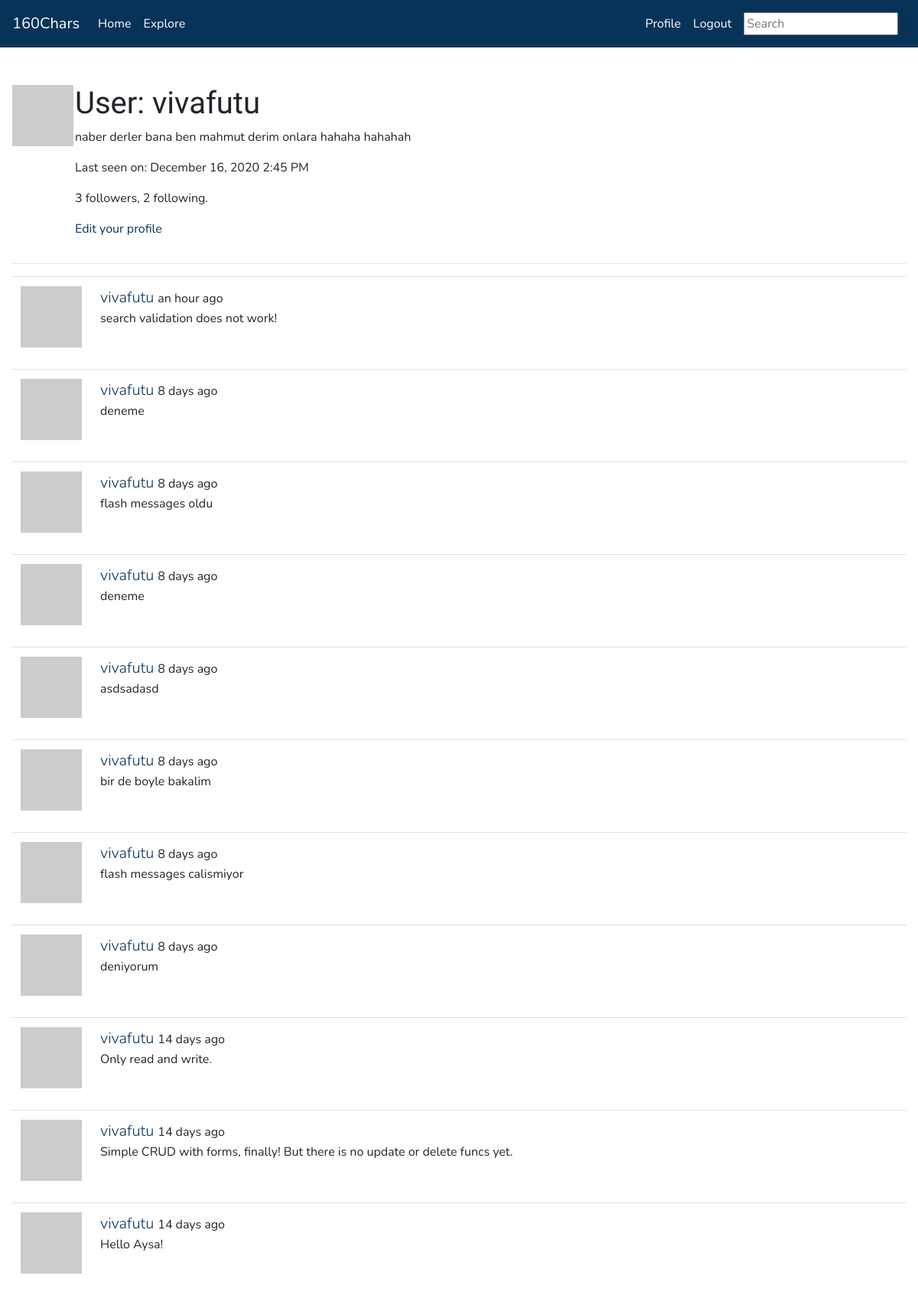
/user/vivafutu (signed in), run on the app's committed database.
### app/models.py (models this page shows, shortened)
class User(UserMixin, db.Model):
    id = db.Column(db.Integer, primary_key=True)
    username = db.Column(db.String(64), index=True, unique=True)
    email = db.Column(db.String(120), index=True, unique=True)
    password_hash = db.Column(db.String(128))
    posts = db.relationship('Post', backref='author', lazy='dynamic')
    about_me = db.Column(db.String(160))
    last_seen = db.Column(db.DateTime, default=datetime.utcnow)
    followed = db.relationship(
        'User', secondary=followers,
        primaryjoin=(followers.c.follower_id == id),
        secondaryjoin=(followers.c.followed_id == id),
        backref=db.backref('followers', lazy='dynamic'), lazy='dynamic')
    def avatar(self, size):
        digest = md5(self.email.lower().encode('utf-8')).hexdigest()
        return 'https://www.gravatar.com/avatar/{}?d=identicon&s={}'.format(
            digest, size)

class SearchableMixin(object):
    @classmethod
    def before_commit(cls, session):
        session._changes = {
            'add': list(session.new),
            'update': list(session.dirty),
            'delete': list(session.deleted)
        }
    @classmethod
    def after_commit(cls, session):
        for obj in session._changes['add']:
            if isinstance(obj, SearchableMixin):
                add_to_index(obj.__tablename__, obj)
        for obj in session._changes['update']:
            if isinstance(obj, SearchableMixin):
                add_to_index(obj.__tablename__, obj)
        for obj in session._changes['delete']:
            if isinstance(obj, SearchableMixin):
                remove_from_index(obj.__tablename__, obj)
        session._changes = None

class Post(SearchableMixin, db.Model):
    id = db.Column(db.Integer, primary_key=True)
    body = db.Column(db.String(160))
    timestamp = db.Column(db.DateTime, index=True, default=datetime.utcnow)
    user_id = db.Column(db.Integer, db.ForeignKey('user.id'))
    __searchable__ = ['body']

### app/main/routes.py (the view)
@bp.route('/user/<username>')
@login_required
def user(username):
    user = User.query.filter_by(username=username).first_or_404()
    page = request.args.get('page', 1, type=int)
    posts = user.posts.order_by(Post.timestamp.desc()).paginate(
        page, current_app.config['POSTS_PER_PAGE'], False)
    next_url = url_for('user', username=user.username, page=posts.next_num) \
        if posts.has_next else None
    prev_url = url_for('user', username=user.username, page=posts.prev_num) \
        if posts.has_prev else None
    form = EmptyForm()
    return render_template ('user.html', user=user, posts=posts.items, form=form,
                            next_url=next_url, prev_url=prev_url)

### app/main/forms.py
class SearchForm(FlaskForm):
    q = StringField('Search', validators=[DataRequired()])
    def __init__(self, *args, **kwargs):
        if 'formdata' not in kwargs:
            kwargs['formdata'] = request.args
        if 'csrf_enabled' not in kwargs:
            kwargs['csrf_enable'] = False
        super(SearchForm, self).__init__(*args, **kwargs)

class EmptyForm(FlaskForm):
    submit = SubmitField('Submit')

### app/main/routes.py (called while the page is built)
@bp.before_app_request
def before_request():
    if current_user.is_authenticated:
        current_user.last_seen = datetime.utcnow()
        db.session.commit()
        g.search_form = SearchForm()

### app/models.py (called while the page is built)
@login.user_loader
def load_user(id):
    return User.query.get(int(id))

### app/templates/user.html (shortened to what this page needs)
{% extends 'base.html' %}
{% block content %}
<table>
    <tr valign="top">
        <td><img src="{{ user.avatar(128) }}"</td>
        <td>
            <h1>User: {{user.username}} </h1>
            {% if user.about_me %}<p>{{ user.about_me }}</p> {% endif %}
            {% if user.last_seen %}<p> Last seen on: {{ moment(user.last_seen).format('LLL') }}</p>{% endif %}
            <p>{{ user.followers.count() }} followers, {{ user.followed.count() }} following.</p>
            {% if user == current_user %}
            <p><a href="{{ url_for('main.edit_profile') }}">Edit your profile</a></p>
            {% endif %}
        </td>
    </tr>
</table>
    <hr>
    {% for post in posts %}
        {% include '_post.html' %}
    {% endfor %}
{% endblock %}

### app/templates/_post.html
<table class="table table-hover">
    <tr>
        <td width="70px">
            <a href="{{ url_for('main.user', username=post.author.username) }}">
                <img src="{{ post.author.avatar(70) }}" />
            </a>
        </td>
        <td>
            <a class="lead" href="{{ url_for('main.user', username=post.author.username) }}">
                {{ post.author.username }}
            </a>
            {{ moment(post.timestamp).fromNow() }}
            <p>{{ post.body }}</p>
        </td>
    </tr>
</table>

### data on the page
User: username "vivafutu", about_me "naber derler bana ben mahmut derim onlara hahaha hahahah", last_seen "December 16, 2020 2:45 PM"
Post: author.username "vivafutu", timestamp "an hour ago", body "search validation does not work!"
Post: author.username "vivafutu", timestamp "8 days ago", body "deneme"
Post: author.username "vivafutu", timestamp "8 days ago", body "flash messages oldu"
Post: author.username "vivafutu", timestamp "8 days ago", body "deneme"
Post: author.username "vivafutu", timestamp "8 days ago", body "asdsadasd"
Post: author.username "vivafutu", timestamp "8 days ago", body "bir de boyle bakalim"
Post: author.username "vivafutu", timestamp "8 days ago", body "flash messages calismiyor"
Post: author.username "vivafutu", timestamp "8 days ago", body "deniyorum"
Post: author.username "vivafutu", timestamp "14 days ago", body "Only read and write."
Post: author.username "vivafutu", timestamp "14 days ago", body "Simple CRUD with forms, finally! But there is no update or delete funcs yet."
Post: author.username "vivafutu", timestamp "14 days ago", body "Hello Aysa!"

### other printed values
{{ user.followers.count() }} "3"
{{ user.followed.count() }} "2"
